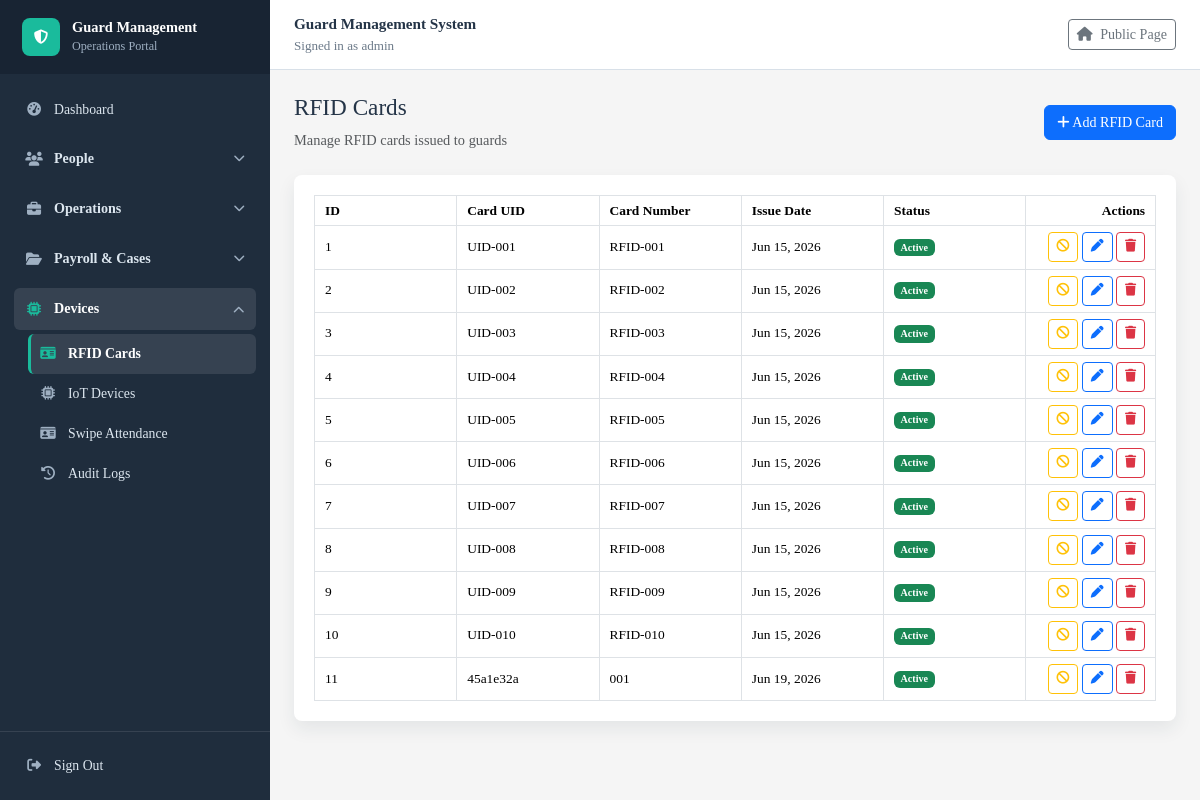
Page /rfid-cards/ (signed in) on the committed database.
### guardmanagementsystem/models.py (models this page shows, shortened)
class RFIDCard(models.Model):
    STATUS_CHOICES = [
        ('Active', 'Active'),
        ('Inactive', 'Inactive'),
        ('Lost', 'Lost'),
        ('Damaged', 'Damaged'),
        ('Returned', 'Returned'),
    ]
    rfid_card_id = models.AutoField(primary_key=True)
    card_uid = models.CharField(max_length=100, unique=True)
    card_number = models.CharField(max_length=100, unique=True)
    issue_date = models.DateField(default=date.today)
    status = models.CharField(max_length=20, choices=STATUS_CHOICES, default='Active')

### guardmanagementsystem/views.py (the view)
# urls.py: path("rfid-cards/", views.rfid_card_list, name="rfid_card_list"),
@login_required
def rfid_card_list(request):
    return show_records(request, RFIDCard.objects.all(), "guardmanagementsystem/rfid_card_list.html", "rfid_cards")

### guardmanagementsystem/templates/guardmanagementsystem/rfid_card_list.html
{% extends "guardmanagementsystem/base.html" %}
{% block content %}
<div class="d-flex justify-content-between align-items-center mb-4">
    <div>
        <h2>RFID Cards</h2>
        <p class="text-muted mb-0">Manage RFID cards issued to guards</p>
    </div>
    <a href="{% url 'rfid_card_add' %}" class="btn btn-primary">
        <i class="fa fa-plus"></i> Add RFID Card
    </a>
</div>
<div class="table-card">
    <div class="table-responsive">
        <table class="table table-hover table-bordered align-middle mb-0 export-table" data-export-title="RFID Cards">
            <thead>
                <tr>
                    <th>ID</th>
                    <th>Card UID</th>
                    <th>Card Number</th>
                    <th>Issue Date</th>
                    <th>Status</th>
                    <th class="text-end">Actions</th>
                </tr>
            </thead>
            <tbody>
                {% for card in rfid_cards %}
                    <tr>
                        <td>{{ card.rfid_card_id }}</td>
                        <td>{{ card.card_uid }}</td>
                        <td>{{ card.card_number }}</td>
                        <td>{{ card.issue_date|date:"M d, Y" }}</td>
                        <td>
                            {% if card.status == "Active" %}
                                <span class="badge bg-success">Active</span>
                            {% elif card.status == "Inactive" %}
                                <span class="badge bg-secondary">Inactive</span>
                            {% else %}
                                <span class="badge bg-warning text-dark">{{ card.status }}</span>
                            {% endif %}
                        </td>
                        <td class="text-end">
                            <div class="action-buttons">
                                {% if card.status == "Active" %}
                                    <a href="{% url 'rfid_card_deactivate' card.rfid_card_id %}" class="btn btn-sm btn-outline-warning">
                                        <i class="fa fa-ban"></i>
                                    </a>
                                {% elif card.status == "Inactive" %}
                                    <a href="{% url 'rfid_card_activate' card.rfid_card_id %}" class="btn btn-sm btn-outline-success">
                                        <i class="fa fa-power-off"></i>
                                    </a>
                                {% endif %}
                                <a href="{% url 'rfid_card_edit' card.rfid_card_id %}" class="btn btn-sm btn-outline-primary">
                                    <i class="fa fa-pen"></i>
                                </a>
                                <a href="{% url 'rfid_card_delete' card.rfid_card_id %}" class="btn btn-sm btn-outline-danger">
                                    <i class="fa fa-trash"></i>
                                </a>
                            </div>
                        </td>
                    </tr>
                {% empty %}
                    <tr>
                        <td colspan="6" class="text-center text-muted py-4">
                            No RFID cards found.
                        </td>
                    </tr>
                {% endfor %}
            </tbody>
        </table>
    </div>
</div>
{% endblock %}

### guardmanagementsystem/templates/guardmanagementsystem/base.html (shortened to what this page needs)
<!doctype html>
<html lang="en">
<head>
    <link href="https://cdn.jsdelivr.net/npm/bootstrap@5.3.3/dist/css/bootstrap.min.css" rel="stylesheet">
    <link href="https://cdnjs.cloudflare.com/ajax/libs/font-awesome/6.5.2/css/all.min.css" rel="stylesheet">
</head>
<body>
    {% with current_url=request.resolver_match.url_name %}
    <div class="app-layout">
        <aside class="sidebar">
            <div class="d-flex align-items-center justify-content-between">
                <a class="sidebar-brand flex-grow-1" href="{% if nav_permissions.can_dashboard %}{% url 'dashboard' %}{% else %}{% url 'iot_swipe_attendance' %}{% endif %}">
                    <span class="brand-mark"><i class="fa fa-shield-halved"></i></span>
                    <span>
                        <span class="brand-title">Guard Management</span>
                        <span class="brand-subtitle">Operations Portal</span>
                    </span>
                </a>
            </div>
            <nav id="sidebarNav" class="sidebar-nav collapse d-lg-block">
                {% if nav_permissions.can_dashboard %}
                    <a class="sidebar-link {% if current_url == 'dashboard' %}active{% endif %}" href="{% url 'dashboard' %}">
                        <i class="fa fa-gauge-high"></i> Dashboard
                    </a>
                {% endif %}
                {% if nav_permissions.can_people %}
                <div class="sidebar-module">
                    <button class="module-toggle" type="button" data-bs-toggle="collapse" data-bs-target="#peopleModule" aria-controls="peopleModule" aria-expanded="{% if current_url in 'user_list user_add user_edit user_delete guard_list guard_add guard_edit guard_delete client_list client_add client_edit client_delete' %}true{% else %}false{% endif %}">
                        <span class="module-title"><i class="fa fa-users"></i> People</span>
                        <i class="fa fa-chevron-down module-chevron"></i>
                    </button>
                </div>
                {% endif %}
                {% if nav_permissions.can_operations %}
                <div class="sidebar-module">
                    <button class="module-toggle" type="button" data-bs-toggle="collapse" data-bs-target="#operationsModule" aria-controls="operationsModule" aria-expanded="{% if current_url in 'contract_list contract_add contract_edit contract_delete deployment_list deployment_add deployment_edit deployment_delete deployment_guard_list deployment_guard_add deployment_guard_edit deployment_guard_delete program_guard shift_list shift_add shift_edit shift_delete shift_import schedule_csv_template asset_list asset_add asset_edit asset_delete' %}true{% else %}false{% endif %}">
                        <span class="module-title"><i class="fa fa-briefcase"></i> Operations</span>
                        <i class="fa fa-chevron-down module-chevron"></i>
                    </button>
                </div>
                {% endif %}
                {% if nav_permissions.can_payroll_cases %}
                <div class="sidebar-module">
                    <button class="module-toggle" type="button" data-bs-toggle="collapse" data-bs-target="#payrollCasesModule" aria-controls="payrollCasesModule" aria-expanded="{% if current_url in 'salary_list salary_add salary_edit salary_delete salary_payslip_general salary_payslip_individual incident_list incident_add incident_edit incident_delete incident_pdf_report' %}true{% else %}false{% endif %}">
                        <span class="module-title"><i class="fa fa-folder-open"></i> Payroll & Cases</span>
                        <i class="fa fa-chevron-down module-chevron"></i>
                    </button>
                </div>
                {% endif %}
                {% if nav_permissions.can_reports_devices %}
                <div class="sidebar-module">
                    <button class="module-toggle" type="button" data-bs-toggle="collapse" data-bs-target="#reportsDevicesModule" aria-controls="reportsDevicesModule" aria-expanded="{% if current_url in 'rfid_card_list rfid_card_add rfid_card_edit rfid_card_delete iot_device_list iot_device_add iot_device_edit iot_device_delete iot_swipe_attendance audit_log_list' %}true{% else %}false{% endif %}">
                        <span class="module-title"><i class="fa fa-microchip"></i> Devices</span>
                        <i class="fa fa-chevron-down module-chevron"></i>
                    </button>
                    <div id="reportsDevicesModule" class="collapse {% if current_url in 'rfid_card_list rfid_card_add rfid_card_edit rfid_card_delete iot_device_list iot_device_add iot_device_edit iot_device_delete iot_swipe_attendance audit_log_list' %}show{% endif %}">
                        <div class="module-menu">
                            {% if nav_permissions.can_devices %}
                                <a class="sidebar-link {% if current_url in 'rfid_card_list rfid_card_add rfid_card_edit rfid_card_delete' %}active{% endif %}" href="{% url 'rfid_card_list' %}">
                                    <i class="fa fa-id-card"></i> RFID Cards
                                </a>
                                <a class="sidebar-link {% if current_url in 'iot_device_list iot_device_add iot_device_edit iot_device_delete' %}active{% endif %}" href="{% url 'iot_device_list' %}">
                                    <i class="fa fa-microchip"></i> IoT Devices
                                </a>
                                <a class="sidebar-link {% if current_url == 'iot_swipe_attendance' %}active{% endif %}" href="{% url 'iot_swipe_attendance' %}">
                                    <i class="fa fa-id-card"></i> Swipe Attendance
                                </a>
                            {% endif %}
                            {% if nav_permissions.can_audit_logs %}
                                <a class="sidebar-link {% if current_url == 'audit_log_list' %}active{% endif %}" href="{% url 'audit_log_list' %}">
                                    <i class="fa fa-clock-rotate-left"></i> Audit Logs
                                </a>
                            {% endif %}
                        </div>
                    </div>
                </div>
                {% endif %}
            </nav>
            <div class="sidebar-footer">
                {% if request.user.is_authenticated %}
                    <a class="sidebar-link" href="{% url 'signout' %}">
                        <i class="fa fa-right-from-bracket"></i> Sign Out
                    </a>
                {% else %}
                    <a class="sidebar-link" href="{% url 'signin' %}">
                        <i class="fa fa-right-to-bracket"></i> Sign In
                    </a>
                {% endif %}
            </div>
        </aside>
        <div class="main-panel">
            <header class="topbar">
                <div>
                    <p class="topbar-title">Guard Management System</p>
                    <div class="topbar-user">
                        {% if request.user.is_authenticated %}
                            Signed in as {{ request.user.username }}
                        {% else %}
                            Staff portal
                        {% endif %}
                    </div>
                </div>
                <a class="btn btn-sm btn-outline-secondary" href="{% url 'welcome' %}">
                    <i class="fa fa-house me-1"></i> Public Page
                </a>
            </header>
            <main class="container-fluid page-shell content-area">
                {% block content %}{% endblock %}
            </main>
        </div>
    </div>
    {% endwith %}
</body>
</html>

### rows in the picture
RFIDCard: rfid_card_id "1", card_uid "UID-001", card_number "RFID-001", issue_date "Jun 15, 2026", status "Active"
RFIDCard: rfid_card_id "2", card_uid "UID-002", card_number "RFID-002", issue_date "Jun 15, 2026", status "Active"
RFIDCard: rfid_card_id "3", card_uid "UID-003", card_number "RFID-003", issue_date "Jun 15, 2026", status "Active"
RFIDCard: rfid_card_id "4", card_uid "UID-004", card_number "RFID-004", issue_date "Jun 15, 2026", status "Active"
RFIDCard: rfid_card_id "5", card_uid "UID-005", card_number "RFID-005", issue_date "Jun 15, 2026", status "Active"
RFIDCard: rfid_card_id "6", card_uid "UID-006", card_number "RFID-006", issue_date "Jun 15, 2026", status "Active"
RFIDCard: rfid_card_id "7", card_uid "UID-007", card_number "RFID-007", issue_date "Jun 15, 2026", status "Active"
RFIDCard: rfid_card_id "8", card_uid "UID-008", card_number "RFID-008", issue_date "Jun 15, 2026", status "Active"
RFIDCard: rfid_card_id "9", card_uid "UID-009", card_number "RFID-009", issue_date "Jun 15, 2026", status "Active"
RFIDCard: rfid_card_id "10", card_uid "UID-010", card_number "RFID-010", issue_date "Jun 15, 2026", status "Active"
RFIDCard: rfid_card_id "11", card_uid "45a1e32a", card_number "001", issue_date "Jun 19, 2026", status "Active"

### other values in the picture
{{ request.user.username }} "admin"
